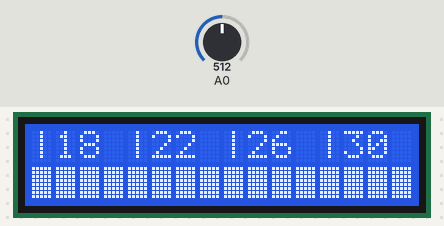
A sketch run on a simulated Arduino Uno, built with avr-gcc and run on an emulated ATmega328P. On the bench: 16×2 character LCD. The inputs (shaded band) are chosen by the test bench; at power-on: A0 = 512. What the sketch prints to the serial monitor is not drawn.

Above: at 1.2 s.
1.3 s: A0 set to 185
3.2 s: A0 set to 168
At 4.4 s:
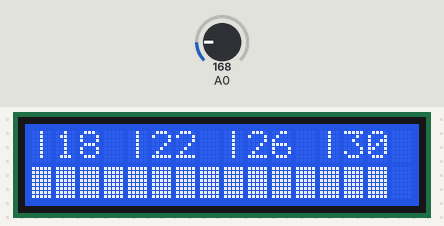
5.6 s: A0 set to 122
At 6.5 s:
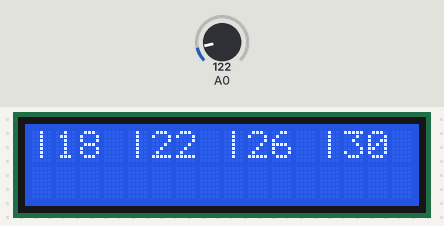
7.6 s: A0 set to 132
9.3 s: A0 set to 139
At 11.3 s:
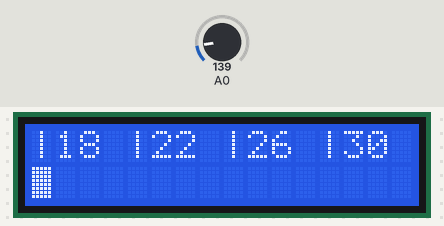
11.6 s: A0 set to 24
At 13.5 s:
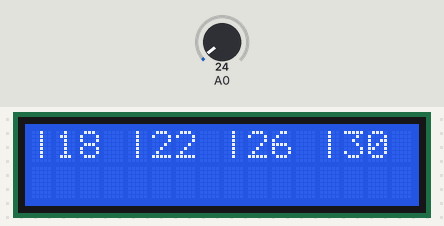
Timing chart, 0 to 14.6 s (numbered marks = the images above; inputs shaded):
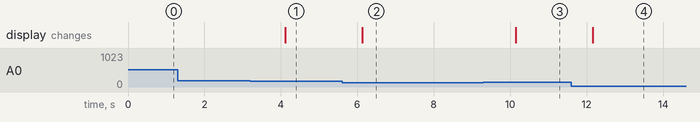

The sketch:

4b_thermometer.ino
```cpp
#include <LiquidCrystal.h>          //the liquid crystal library contains commands for printing to the display

LiquidCrystal lcd(13, 12, 11, 10, 9, 8);

float temperature;

extern "C" char* __brkval;
extern "C" char* __malloc_;

void setup() {
  // put your setup code here, to run once:
  pinMode(A0, INPUT);
  lcd.begin(16, 2);
  lcd.clear();
  Serial.begin(9600);
}

void loop() {
  lcd.clear();
  temperature = ( (analogRead(A0) * 0.004882813) - 0.5) * 100;
  Serial.println(temperature);
  lcd.setCursor(0,0);
  lcd.print("|18 |22 |26 |30 ");
  for (int i=18;i<min(34,round(temperature)+1);i++){
    lcd.setCursor(i-18,1);
    lcd.write(255);
  }
  round(2.4);
  //lcd.print(temperature);
  print_memory_usage();
  delay(1000);
}


void print_memory_usage() {
  int free_memory;
  if((int)__brkval == 0)
    free_memory = ((int)&free_memory) - ((int)__malloc_heap_start);
  else
    free_memory = ((int)&free_memory) - ((int)__brkval);
  Serial.print("Free memory: ");
  Serial.println(free_memory);
}
```

Measured:
- the behaviour switches between 169 and 168 on A0 (found by bisection; images 0 and 1)
- the behaviour switches between 138 and 139 on A0 (found by bisection; images 2 and 3)
- after the input at 1.3 s, every drawn part: stays the same
- after the input at 3.2 s, the display: changes after 0.91 s (image 1)
- after the input at 5.6 s, the display: changes after 0.53 s (image 2)
- after the input at 7.6 s, every drawn part: stays the same
- after the input at 9.3 s, the display: changes after 0.85 s (image 3)
- after the input at 11.6 s, the display: changes after 0.56 s (image 4)
